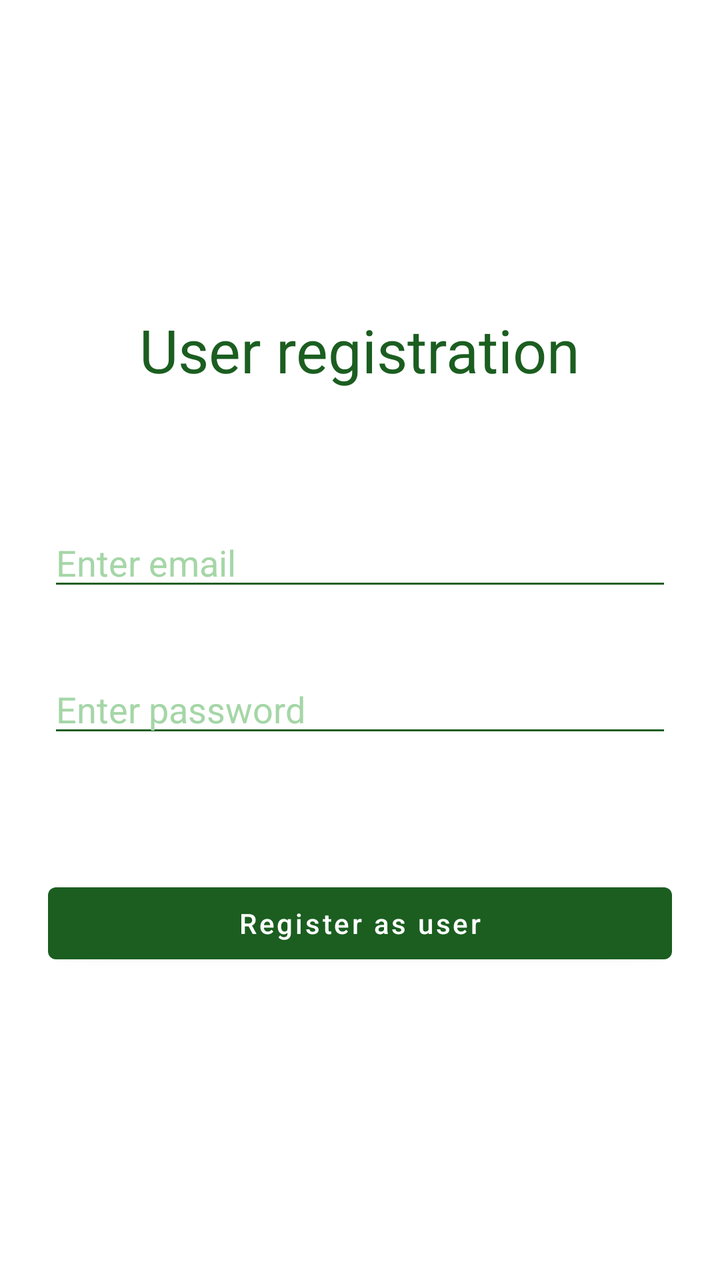
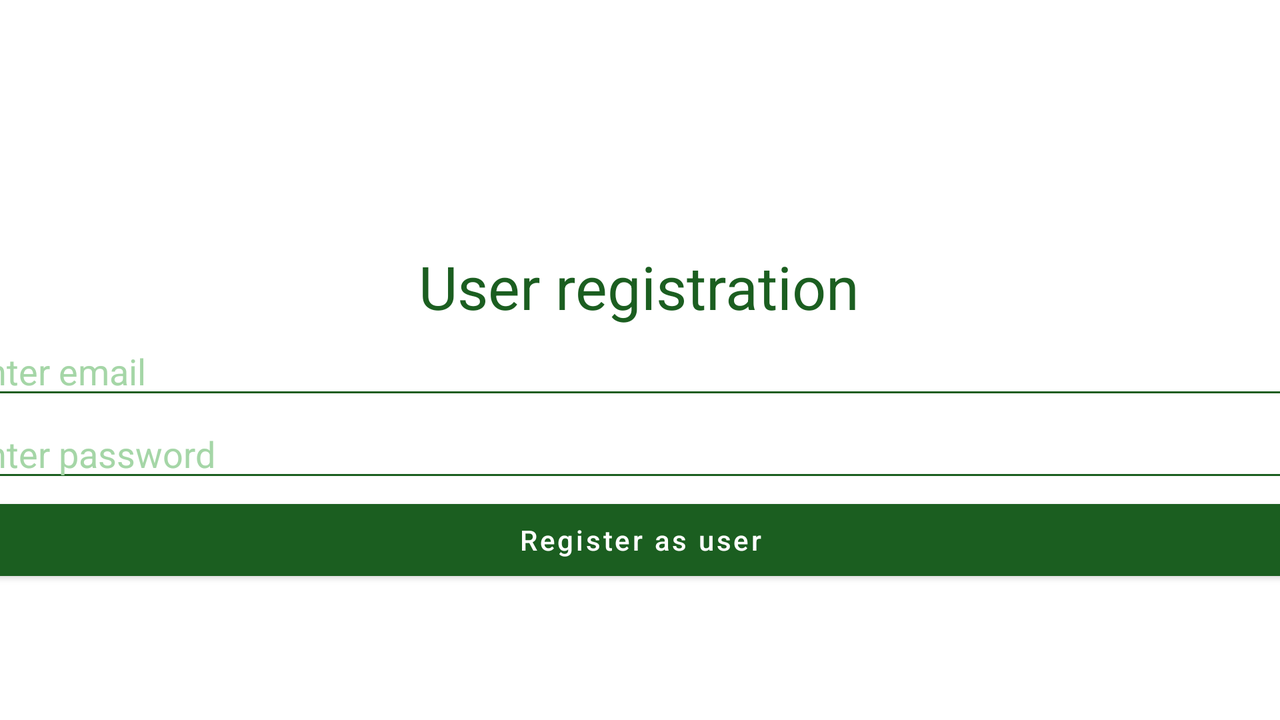

An Android layout and its configuration variant, each rendered on a device that would load it. The default file and the variant file are quoted in full after the pictures.
<!-- AndroidManifest.xml: application theme Base.Theme.RoommateShoppingApp -->
<!-- res/layout/activity_register.xml -->
<?xml version="1.0" encoding="utf-8"?>
<androidx.constraintlayout.widget.ConstraintLayout xmlns:android="http://schemas.android.com/apk/res/android"
    xmlns:app="http://schemas.android.com/apk/res-auto"
    xmlns:tools="http://schemas.android.com/tools"
    android:layout_width="match_parent"
    android:layout_height="match_parent"
    tools:context=".RegisterActivity">

    <TextView
        android:id="@+id/textView4"
        android:layout_width="wrap_content"
        android:layout_height="wrap_content"
        android:layout_marginBottom="32dp"
        android:text="User registration"
        android:textSize="30sp"
        app:layout_constraintBottom_toTopOf="@+id/editText"
        app:layout_constraintEnd_toEndOf="parent"
        app:layout_constraintHorizontal_bias="0.5"
        app:layout_constraintStart_toStartOf="parent"
        app:layout_constraintTop_toTopOf="parent"
        app:layout_constraintVertical_chainStyle="packed" />

    <EditText
        android:id="@+id/editText"
        android:layout_width="0dp"
        android:layout_height="wrap_content"
        android:layout_marginStart="24dp"
        android:layout_marginLeft="24dp"
        android:layout_marginTop="32dp"
        android:layout_marginEnd="24dp"
        android:layout_marginRight="24dp"
        android:layout_marginBottom="32dp"
        android:ems="10"
        android:hint="Enter email"
        android:inputType="textEmailAddress"
        app:layout_constraintBottom_toTopOf="@+id/editText5"
        app:layout_constraintEnd_toEndOf="parent"
        app:layout_constraintHorizontal_bias="0.5"
        app:layout_constraintStart_toStartOf="parent"
        app:layout_constraintTop_toBottomOf="@+id/textView4" />

    <EditText
        android:id="@+id/editText5"
        android:layout_width="0dp"
        android:layout_height="wrap_content"
        android:layout_marginStart="24dp"
        android:layout_marginLeft="24dp"
        android:layout_marginEnd="24dp"
        android:layout_marginRight="24dp"
        android:layout_marginBottom="32dp"
        android:ems="10"
        android:hint="Enter password"
        android:inputType="textPassword"
        app:layout_constraintBottom_toTopOf="@+id/button3"
        app:layout_constraintEnd_toEndOf="parent"
        app:layout_constraintHorizontal_bias="0.5"
        app:layout_constraintStart_toStartOf="parent"
        app:layout_constraintTop_toBottomOf="@+id/editText" />

    <Button
        android:id="@+id/button3"
        android:layout_width="0dp"
        android:layout_height="wrap_content"
        android:layout_marginStart="24dp"
        android:layout_marginLeft="24dp"
        android:layout_marginTop="32dp"
        android:layout_marginEnd="24dp"
        android:layout_marginRight="24dp"
        android:text="Register as user"
        android:textAllCaps="false"
        app:layout_constraintBottom_toBottomOf="parent"
        app:layout_constraintEnd_toEndOf="parent"
        app:layout_constraintHorizontal_bias="0.5"
        app:layout_constraintStart_toStartOf="parent"
        app:layout_constraintTop_toBottomOf="@+id/editText5" />

</androidx.constraintlayout.widget.ConstraintLayout>
<!-- resources referenced by this layout -->
<resources>
  <style name="Base.Theme.RoommateShoppingApp" parent="Theme.MaterialComponents.DayNight.DarkActionBar">
          
          
          
          <item name="colorPrimary">@color/green</item>
          <item name="colorPrimaryVariant">@color/green_dark</item>
          <item name="colorOnPrimary">@color/white</item>
  
          
          <item name="colorSecondary">@color/green_dark</item>
          <item name="colorSecondaryVariant">@color/green_dark</item>
          <item name="colorOnSecondary">@color/black</item>
  
          
          <item name="colorControlActivated">@color/green_dark</item>
  
          
          <item name="android:statusBarColor" tools:targetApi="l">?attr/colorPrimaryVariant</item>
  
          <item name="android:windowBackground">@color/white</item>
          <item name="android:editTextColor">@color/green</item>
  
          <item name="colorOnBackground">@color/green</item>
          <item name="colorSurface">@color/green</item>
  
          <item name="android:textColorPrimary">@color/green</item>
          <item name="android:textColorSecondary">@color/green</item>
          <item name="android:textColorTertiary">@color/green</item>
          <item name="android:textColorLink">@color/green_dark</item>
          <item name="android:textColorHint">@color/green_light</item>
  
          <item name="android:backgroundDimAmount">0.6</item>
          <item name="android:backgroundDimEnabled">true</item>
      </style>
  <color name="green">#1B5E20</color>
  <color name="green_dark">#003300</color>
  <color name="white">#FFFFFFFF</color>
  <color name="black">#FF000000</color>
  <color name="green_light">#A5D6A7</color>
</resources>
<!-- res/layout-land/activity_register.xml (the repository's variant of the layout above) -->
<!-- drawn on the phone turned sideways -->
<?xml version="1.0" encoding="utf-8"?>
<androidx.constraintlayout.widget.ConstraintLayout xmlns:android="http://schemas.android.com/apk/res/android"
    xmlns:app="http://schemas.android.com/apk/res-auto"
    xmlns:tools="http://schemas.android.com/tools"
    android:layout_width="match_parent"
    android:layout_height="match_parent"
    tools:context=".RegisterActivity">

    <TextView
        android:id="@+id/textView4"
        android:layout_width="wrap_content"
        android:layout_height="wrap_content"
        android:text="User registration"
        android:textSize="30sp"
        app:layout_constraintBottom_toTopOf="@+id/editText"
        app:layout_constraintEnd_toEndOf="parent"
        app:layout_constraintHorizontal_bias="0.499"
        app:layout_constraintStart_toStartOf="parent"
        app:layout_constraintTop_toTopOf="parent"
        app:layout_constraintVertical_bias="0.65"
        app:layout_constraintVertical_chainStyle="packed" />

    <EditText
        android:id="@+id/editText5"
        android:layout_width="683dp"
        android:layout_height="wrap_content"
        android:ems="10"
        android:hint="Enter password"
        android:inputType="textPassword"
        app:layout_constraintBottom_toTopOf="@+id/button3"
        app:layout_constraintEnd_toEndOf="parent"
        app:layout_constraintStart_toStartOf="parent"
        app:layout_constraintTop_toBottomOf="@+id/editText" />

    <Button
        android:id="@+id/button3"
        android:layout_width="683dp"
        android:layout_height="wrap_content"
        android:text="Register as user"
        android:textAllCaps="false"
        app:layout_constraintBottom_toBottomOf="parent"
        app:layout_constraintEnd_toEndOf="parent"
        app:layout_constraintStart_toStartOf="parent"
        app:layout_constraintTop_toBottomOf="@+id/editText5" />

    <EditText
        android:id="@+id/editText"
        android:layout_width="683dp"
        android:layout_height="wrap_content"
        android:ems="10"
        android:hint="Enter email"
        android:inputType="textEmailAddress"
        app:layout_constraintBottom_toTopOf="@+id/editText5"
        app:layout_constraintEnd_toEndOf="parent"
        app:layout_constraintStart_toStartOf="parent"
        app:layout_constraintTop_toBottomOf="@+id/textView4" />

</androidx.constraintlayout.widget.ConstraintLayout>
